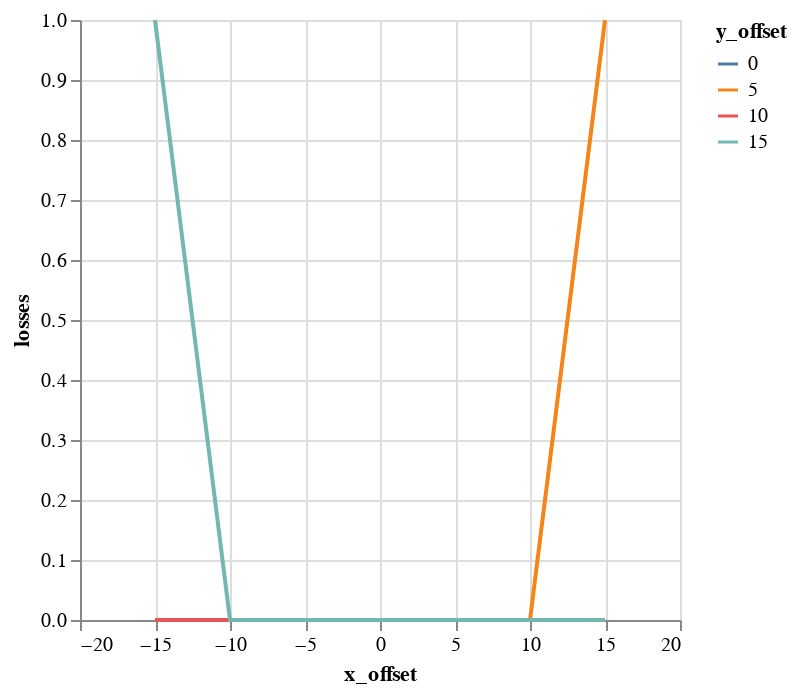

Notebook cell for this chart:
### Code cell
alt.Chart(emit_df).mark_line().encode(
    color='y_offset:N',
    x='x_offset',
    y='losses',
)

### Figure 1 — Vega-Lite specification as saved in the notebook (floating-point values rounded to 4 significant figures)
{"$schema": "https://vega.github.io/schema/vega-lite/v1.2.1.json", "data": {"values": [{"losses": 0, "relbeta": 0.002308, "sourceID": 16777222, "sourceName": "x_-15_y_0", "x_emittance": 1.857, "x_emittance_rel": 1.145, "x_norm_emittance": 0.004287, "x_offset": -15, "y_emittance": 1.589, "y_emittance_rel": 1.011, "y_norm_emittance": 0.003669, "y_offset": 0}, {"losses": 0, "relbeta": 0.002308, "sourceID": 16777229, "sourceName": "x_-15_y_5", "x_emittance": 1.986, "x_emittance_rel": 1.247, "x_norm_emittance": 0.004584, "x_offset": -15, "y_emittance": 1.771, "y_emittance_rel": 1.112, "y_norm_emittance": 0.004089, "y_offset": 5}, {"losses": 0, "relbeta": 0.002308, "sourceID": 16777236, "sourceName": "x_-15_y_10", "x_emittance": 2.371, "x_emittance_rel": 1.466, "x_norm_emittance": 0.005474, "x_offset": -15, "y_emittance": 2.212, "y_emittance_rel": 1.385, "y_norm_emittance": 0.005107, "y_offset": 10}, {"losses": 1, "relbeta": 0.002308, "sourceID": 16777243, "sourceName": "x_-15_y_15", "x_emittance": 3.241, "x_emittance_rel": 1.94, "x_norm_emittance": 0.007482, "x_offset": -15, "y_emittance": 2.845, "y_emittance_rel": 1.712, "y_norm_emittance": 0.006567, "y_offset": 15}, {"losses": 0, "relbeta": 0.002308, "sourceID": 16777220, "sourceName": "x_-10_y_0", "x_emittance": 1.622, "x_emittance_rel": 1.019, "x_norm_emittance": 0.003745, "x_offset": -10, "y_emittance": 1.549, "y_emittance_rel": 0.9977, "y_norm_emittance": 0.003576, "y_offset": 0}, {"losses": 0, "relbeta": 0.002308, "sourceID": 16777227, "sourceName": "x_-10_y_5", "x_emittance": 1.652, "x_emittance_rel": 1.024, "x_norm_emittance": 0.003812, "x_offset": -10, "y_emittance": 1.626, "y_emittance_rel": 1.029, "y_norm_emittance": 0.003754, "y_offset": 5}, {"losses": 0, "relbeta": 0.002308, "sourceID": 16777234, "sourceName": "x_-10_y_10", "x_emittance": 1.645, "x_emittance_rel": 1.107, "x_norm_emittance": 0.003798, "x_offset": -10, "y_emittance": 1.822, "y_emittance_rel": 1.094, "y_norm_emittance": 0.004206, "y_offset": 10}, {"losses": 0, "relbeta": 0.002308, "sourceID": 16777241, "sourceName": "x_-10_y_15", "x_emittance": 1.734, "x_emittance_rel": 1.196, "x_norm_emittance": 0.004004, "x_offset": -10, "y_emittance": 2.025, "y_emittance_rel": 1.239, "y_norm_emittance": 0.004674, "y_offset": 15}, {"losses": 0, "relbeta": 0.002308, "sourceID": 16777218, "sourceName": "x_-5_y_0", "x_emittance": 1.686, "x_emittance_rel": 1.006, "x_norm_emittance": 0.003891, "x_offset": -5, "y_emittance": 1.724, "y_emittance_rel": 1.004, "y_norm_emittance": 0.00398, "y_offset": 0}, {"losses": 0, "relbeta": 0.002308, "sourceID": 16777225, "sourceName": "x_-5_y_5", "x_emittance": 1.57, "x_emittance_rel": 1.03, "x_norm_emittance": 0.003624, "x_offset": -5, "y_emittance": 1.676, "y_emittance_rel": 1.031, "y_norm_emittance": 0.003868, "y_offset": 5}, {"losses": 0, "relbeta": 0.002308, "sourceID": 16777232, "sourceName": "x_-5_y_10", "x_emittance": 1.654, "x_emittance_rel": 1.094, "x_norm_emittance": 0.003818, "x_offset": -5, "y_emittance": 1.728, "y_emittance_rel": 1.118, "y_norm_emittance": 0.003988, "y_offset": 10}, {"losses": 0, "relbeta": 0.002308, "sourceID": 16777239, "sourceName": "x_-5_y_15", "x_emittance": 2.268, "x_emittance_rel": 1.341, "x_norm_emittance": 0.005235, "x_offset": -5, "y_emittance": 2.01, "y_emittance_rel": 1.336, "y_norm_emittance": 0.00464, "y_offset": 15}, {"losses": 0, "relbeta": 0.002308, "sourceID": 16777216, "sourceName": "x_0_y_0", "x_emittance": 1.563, "x_emittance_rel": 1.015, "x_norm_emittance": 0.003608, "x_offset": 0, "y_emittance": 1.559, "y_emittance_rel": 1.014, "y_norm_emittance": 0.003598, "y_offset": 0}, {"losses": 0, "relbeta": 0.002308, "sourceID": 16777223, "sourceName": "x_0_y_5", "x_emittance": 1.646, "x_emittance_rel": 1.069, "x_norm_emittance": 0.0038, "x_offset": 0, "y_emittance": 1.702, "y_emittance_rel": 1.109, "y_norm_emittance": 0.003929, "y_offset": 5}, {"losses": 0, "relbeta": 0.002308, "sourceID": 16777230, "sourceName": "x_0_y_10", "x_emittance": 1.877, "x_emittance_rel": 1.338, "x_norm_emittance": 0.004333, "x_offset": 0, "y_emittance": 2.011, "y_emittance_rel": 1.363, "y_norm_emittance": 0.004643, "y_offset": 10}, {"losses": 0, "relbeta": 0.002308, "sourceID": 16777237, "sourceName": "x_0_y_15", "x_emittance": 3.421, "x_emittance_rel": 1.935, "x_norm_emittance": 0.007897, "x_offset": 0, "y_emittance": 3.27, "y_emittance_rel": 2.028, "y_norm_emittance": 0.007549, "y_offset": 15}, {"losses": 0, "relbeta": 0.002308, "sourceID": 16777217, "sourceName": "x_5_y_0", "x_emittance": 1.619, "x_emittance_rel": 1.045, "x_norm_emittance": 0.003737, "x_offset": 5, "y_emittance": 1.732, "y_emittance_rel": 1.035, "y_norm_emittance": 0.003999, "y_offset": 0}, {"losses": 0, "relbeta": 0.002308, "sourceID": 16777224, "sourceName": "x_5_y_5", "x_emittance": 1.903, "x_emittance_rel": 1.188, "x_norm_emittance": 0.004394, "x_offset": 5, "y_emittance": 1.722, "y_emittance_rel": 1.169, "y_norm_emittance": 0.003976, "y_offset": 5}, {"losses": 0, "relbeta": 0.002308, "sourceID": 16777231, "sourceName": "x_5_y_10", "x_emittance": 2.345, "x_emittance_rel": 1.604, "x_norm_emittance": 0.005414, "x_offset": 5, "y_emittance": 2.228, "y_emittance_rel": 1.398, "y_norm_emittance": 0.005144, "y_offset": 10}, {"losses": 0, "relbeta": 0.002308, "sourceID": 16777238, "sourceName": "x_5_y_15", "x_emittance": 3.764, "x_emittance_rel": 2.355, "x_norm_emittance": 0.008688, "x_offset": 5, "y_emittance": 3.784, "y_emittance_rel": 2.404, "y_norm_emittance": 0.008734, "y_offset": 15}, {"losses": 0, "relbeta": 0.002308, "sourceID": 16777219, "sourceName": "x_10_y_0", "x_emittance": 1.657, "x_emittance_rel": 1.091, "x_norm_emittance": 0.003825, "x_offset": 10, "y_emittance": 1.662, "y_emittance_rel": 1.039, "y_norm_emittance": 0.003837, "y_offset": 0}, {"losses": 0, "relbeta": 0.002308, "sourceID": 16777226, "sourceName": "x_10_y_5", "x_emittance": 1.757, "x_emittance_rel": 1.214, "x_norm_emittance": 0.004057, "x_offset": 10, "y_emittance": 1.664, "y_emittance_rel": 1.105, "y_norm_emittance": 0.003842, "y_offset": 5}, {"losses": 0, "relbeta": 0.002308, "sourceID": 16777233, "sourceName": "x_10_y_10", "x_emittance": 3.049, "x_emittance_rel": 1.749, "x_norm_emittance": 0.007039, "x_offset": 10, "y_emittance": 2.574, "y_emittance_rel": 1.596, "y_norm_emittance": 0.005943, "y_offset": 10}, {"losses": 0, "relbeta": 0.002308, "sourceID": 16777240, "sourceName": "x_10_y_15", "x_emittance": 3.729, "x_emittance_rel": 2.371, "x_norm_emittance": 0.008608, "x_offset": 10, "y_emittance": 3.452, "y_emittance_rel": 2.284, "y_norm_emittance": 0.007969, "y_offset": 15}, {"losses": 0, "relbeta": 0.002308, "sourceID": 16777221, "sourceName": "x_15_y_0", "x_emittance": 2.088, "x_emittance_rel": 1.393, "x_norm_emittance": 0.004819, "x_offset": 15, "y_emittance": 1.618, "y_emittance_rel": 1.025, "y_norm_emittance": 0.003735, "y_offset": 0}, {"losses": 1, "relbeta": 0.002308, "sourceID": 16777228, "sourceName": "x_15_y_5", "x_emittance": 2.181, "x_emittance_rel": 1.388, "x_norm_emittance": 0.005035, "x_offset": 15, "y_emittance": 1.658, "y_emittance_rel": 1.116, "y_norm_emittance": 0.003826, "y_offset": 5}, {"losses": 0, "relbeta": 0.002308, "sourceID": 16777235, "sourceName": "x_15_y_10", "x_emittance": 2.567, "x_emittance_rel": 1.582, "x_norm_emittance": 0.005926, "x_offset": 15, "y_emittance": 2.328, "y_emittance_rel": 1.441, "y_norm_emittance": 0.005373, "y_offset": 10}, {"losses": 0, "relbeta": 0.002308, "sourceID": 16777242, "sourceName": "x_15_y_15", "x_emittance": 3.341, "x_emittance_rel": 2.205, "x_norm_emittance": 0.007711, "x_offset": 15, "y_emittance": 3.357, "y_emittance_rel": 2.115, "y_norm_emittance": 0.00775, "y_offset": 15}]}, "encoding": {"color": {"field": "y_offset", "type": "nominal"}, "x": {"field": "x_offset", "type": "quantitative"}, "y": {"field": "losses", "type": "quantitative"}}, "mark": "line"}
